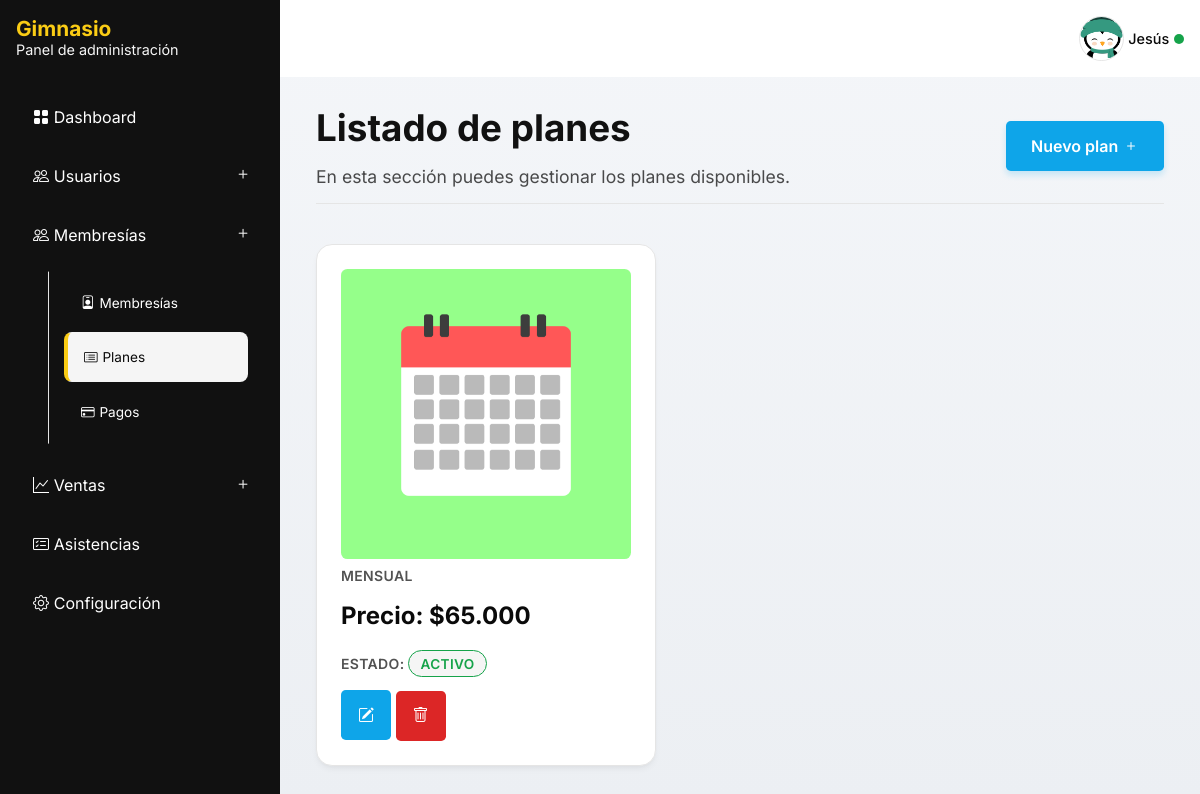
The page /planes/ (signed in) on the database its author committed.
### apps/management/models.py (models this page shows, shortened)
class AppSettings(models.Model):
    app_name = models.CharField(max_length=100, default="Gimnasio")
    app_description = models.CharField(max_length=200, default="Panel de administración")
    app_image = models.ImageField(upload_to="management/images/", null=True, blank=True)
    app_logo = models.ImageField(upload_to="management/images/", null=True, blank=True)
    elements_per_section = models.PositiveIntegerField(default=10)
    @classmethod
    def load(cls):
        instance, _ = cls.objects.get_or_create(pk=1)
        return instance

### apps/accounts/models/member.py (models this page shows, shortened)
class Member(AbstractBaseUser):
    class Meta:
        verbose_name = 'Usuario'
        verbose_name_plural = 'Usuarios'
    class BaseRoles(models.TextChoices):
        CUSTOMER = 'Cliente','Cliente'
        ADMINISTRATOR = 'Administrador','Administrador'
        SECRETARY = 'Secretario(a)','Secretario(a)'
    class DocumentTypes(models.TextChoices):
        CC = 'CC', 'Cédula de Ciudadanía'
        TI = 'TI', 'Tarjeta de Identidad'
        CE = 'CE', 'Cédula de Extranjería'
        NIT = 'NIT', 'Número de Identificación Tributaria'
        PP = 'PP', 'Pasaporte'
        RC = 'RC', 'Registro Civil'
        PPT = 'PPT', 'Permiso por Protección Temporal'
    objects = BaseMemberManager()
    first_name = models.CharField(max_length=100)
    last_name = models.CharField(max_length=100, blank=True, null=True)
    phone_number = models.CharField(max_length=10, unique=True, db_index=True)
    email = models.EmailField(unique=True, db_index=True)
    role = models.CharField(max_length=13, choices=BaseRoles.choices, default=BaseRoles.CUSTOMER)
    photo = models.ImageField(upload_to='members/images', blank=True, null=True)
    document_type = models.CharField(max_length=100, choices=DocumentTypes.choices, default=DocumentTypes.CC)
    document_number = models.PositiveIntegerField(unique=True, db_index=True)
    is_active = models.BooleanField(default=True)
    is_staff = models.BooleanField(default=False)
    is_superuser = models.BooleanField(default=False)
    created_at = models.DateTimeField(auto_now_add=True)
    updated_at = models.DateTimeField(auto_now=True)
    birthday = models.DateField(blank=True, null=True)
    USERNAME_FIELD = 'email'
    REQUIRED_FIELDS = ['first_name', 'phone_number','document_type','document_number']

### apps/memberships/models/plan.py (models this page shows, shortened)
class Plan(models.Model):
    name = models.CharField(max_length=100, unique=True, db_index=True)
    duration_days = models.PositiveIntegerField()
    price = models.PositiveIntegerField()
    description = models.TextField(blank=True)
    is_active = models.BooleanField(default=True)
    created_at = models.DateTimeField(auto_now_add=True)
    updated_at = models.DateTimeField(auto_now=True)
    @property
    def status(self):
        return 'Activo' if self.is_active else 'Inactivo'
    class Meta:
        ordering = ['price']

### apps/memberships/views/plan_view.py (the view)
# urls.py: path('planes/', views.PlanListView.as_view(), name='planes'),
@method_decorator(role_required([Member.BaseRoles.ADMINISTRATOR, Member.BaseRoles.SECRETARY]), name='dispatch')
class PlanListView(ListView):
    model = Plan
    context_object_name = 'planes'
    template_name = 'plan/list.html'

### apps/core/templatetags/format_tags.py (called while the page is built)
@register.filter
def format_price(value):
    if not value: return "$0"
    return f"${value:,.0f}".replace(",", ".")

### apps/management/context_processors.py (called while the page is built)
def management_processor(request):
    return {
        'app_settings': AppSettings.load(),
    }

### apps/memberships/templates/plan/list.html (shortened to what this page needs)
{% extends 'admin-panel.html' %}
{% load format_tags %}
{% load static %}
{% block content %}
    <header class="heading">
        <div class="heading__content">
            <h2 class="title">Listado de planes</h2>
            <p class="subtitle">En esta sección puedes gestionar los planes disponibles.</p>
        </div>
        <a
                class="button button--main"
                href="{% url 'memberships:plan-create' %}"
        >
            <span>Nuevo plan</span>
            <i class="bi bi-plus"></i>
        </a>
    </header>
    {% if planes %}
        <div class="gallery">
        {% for plan in planes %}
            <div class="gallery__item card">
                <img
                        src="{% static 'images/plan.png' %}"
                        alt="{{ plan.name|slugify|lower }}"
                        class="gallery__img">
                <div class="card__title">{{ plan.name }}</div>
                <div class="card__value">Precio: {{ plan.price|format_price }}</div>
                <div class="card__title">Estado: <p class="badge badge--success">{{ plan.status }}</p></div>
                <div>
                    <a
                            class="button"
                            href="{% url 'memberships:plan-update' plan.pk %}"
                    >
                        <i class="bi bi-pencil-square"></i>
                    </a>
                    <button
                            class="button button--danger button--delete"
                            data-url="{% url 'memberships:plan-delete' pk=plan.pk %}"
                            type="button"
                    >
                        <i class="bi bi-trash"></i>
                    </button>
                </div>
            </div>
        {% endfor %}
        </div>
    {% else %}
        {% include 'components/empty_state.html' with message='Aún no hay planes registrados.' %}
    {% endif %}
{% endblock content %}

### templates/admin-panel.html (shortened to what this page needs)
{% load static %}
<!DOCTYPE html>
<html lang="es">
<head>
    {% include 'components/app_head.html' %}
</head>
<body>
    <div class="root" id="root">
        <aside class="navbar">
            {% include 'components/app_brand.html' with show_description=True %}
            <nav class="menu">
                <a class="menu__link" href="{% url 'management:dashboard' %}">
                    <i class="bi bi-grid-fill"></i>
                    <span>Dashboard</span>
                </a>
                <div class="menu__dropdown">
                    <p class="menu__dropdown__header">
                        <i class="bi bi-people"></i>
                        <span>Usuarios</span>
                        <button type="button" class="toggle__dropdown">
                            <i class="bi bi-plus"></i>
                        </button>
                    </p>
                </div>
                <div class="menu__dropdown">
                    <p class="menu__dropdown__header">
                        <i class="bi bi-people"></i>
                        <span>Membresías</span>
                        <button type="button" class="toggle__dropdown">
                            <i class="bi bi-plus"></i>
                        </button>
                    </p>
                    <div class="menu">
                        <a
                            class="menu__link"
                            href="{% url 'memberships:memberships' %}"
                        >
                            <i class="bi  bi-person-badge"></i>
                            <span>Membresías</span>
                        </a>
                        <a
                            class="menu__link"
                            href="{% url 'memberships:planes' %}"
                        >
                            <i class="bi bi-card-list"></i>
                            <span>Planes</span>
                        </a>
                        <a
                            class="menu__link"
                            href="{% url 'payments:payments' %}"
                        >
                            <i class="bi bi-credit-card"></i>
                            <span>Pagos</span>
                        </a>
                    </div>
                </div>
                <div class="menu__dropdown">
                    <p class="menu__dropdown__header">
                        <i class="bi bi-graph-up"></i>
                        <span>Ventas</span>
                        <button type="button" class="toggle__dropdown">
                            <i class="bi bi-plus"></i>
                        </button>
                    </p>
                </div>
                <a
                        class="menu__link"
                        href="{% url 'attendances:attendances' %}"
                >
                    <i class="bi bi-card-checklist"></i>
                    <span>Asistencias</span>
                </a>
                {% if user.role == 'Administrador' %}
                <a
                    class="menu__link"
                    href="{% url 'management:app-settings' %}"
                >
                    <i class="bi bi-gear"></i>
                    <span>Configuración</span>
                </a>
                {% endif %}
            </nav>
        </aside>
        <main class="container">
            <header class="header">
                {% if user.is_authenticated %}
                <div class="profile">
                    <img
                        class="profile__img"
                        src="{% if user.photo %}{{ user.photo.url }}{% else %}{% static 'images/avatar.png' %}{% endif %}"
                        alt="Avatar"
                    />
                    <div class="profile__name">{{ user.first_name }}</div>
                    <span class="profile__status"></span>
                </div>
                {% endif %}
            </header>
            <div class="content">
                {% block content %}
                {% endblock content %}
            </div>
        </main>
    </div>
</body>
</html>

### templates/components/app_brand.html (shortened to what this page needs)
{% load static %}
<div class="brand">
<div class="brand__content">
    <h1 class="brand__name">{{ app_settings.app_name }}</h1>
    {% if show_description %}
    <p class="brand__description">{{ app_settings.app_description }}</p>
    {% endif %}
</div>
</div>

### rows shown on the page
AppSettings: app_name "Gimnasio", app_description "Panel de administración"
Member: first_name "Jesús"
Plan: name "MENSUAL", price "$65.000", status "ACTIVO"
